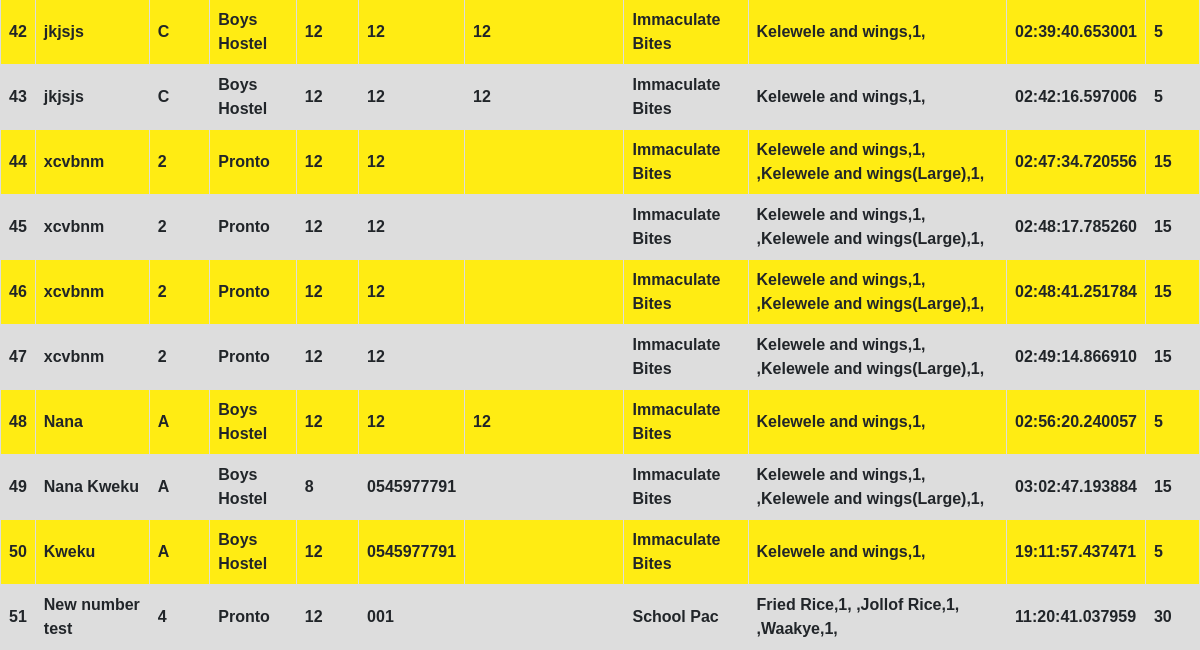
Before: /chart (lower part) with the older database file.
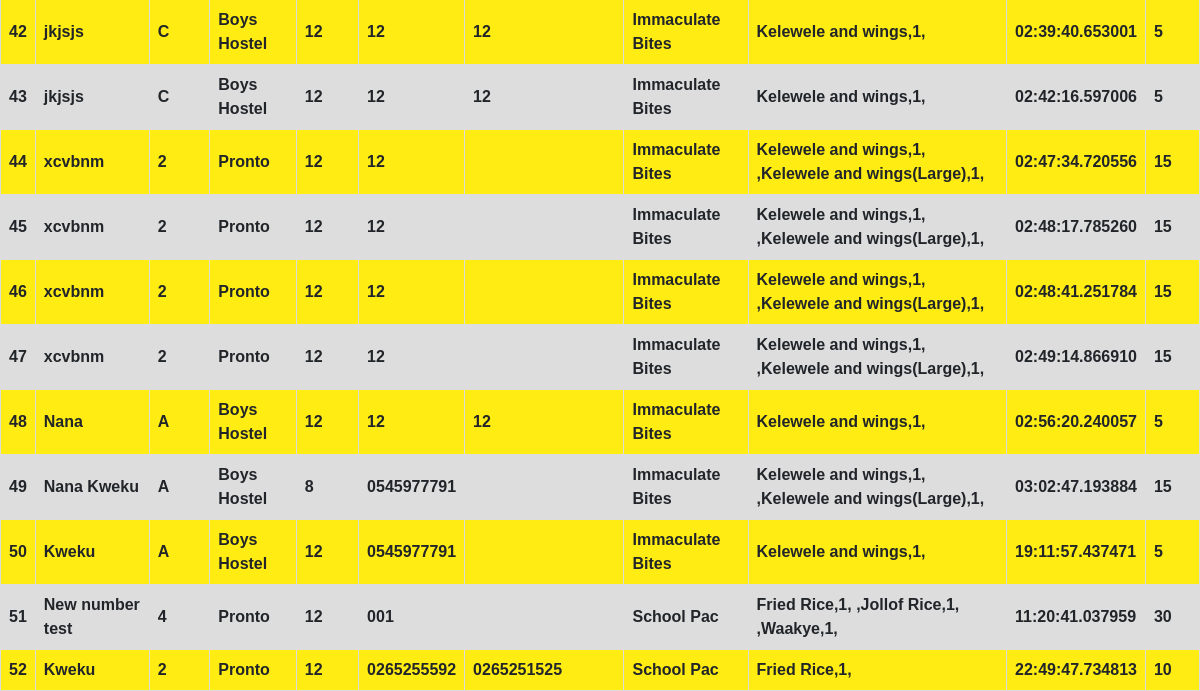
After: the same page with the newer database file.
### app.py (models this page shows, shortened)
class Order(db.Model):
    id = db.Column(db.Integer, primary_key=True)
    name = db.Column(db.String(200))
    room = db.Column(db.Integer)
    pNumber = db.Column(db.String(10))
    aNumber = db.Column(db.String(10))
    hostel = db.Column(db.String(100))
    food = db.Column(db.String(1000))
    quantity = db.Column(db.Integer)
    status = db.Column(db.Integer)
    block = db.Column(db.String(100))
    total = db.Column(db.String(10))
    date_created = db.Column(db.DateTime, default=datetime.utcnow)
    vendor = db.Column(db.String(50))

### app.py (the view)
@app.route('/chart', methods=['POST','GET'])
def masterchart():
    all_orders = Order.query.order_by(Order.date_created).all()
    return render_template('chart.html', all_orders=all_orders)

### templates/chart.html (shortened to what this page needs)
{% extends 'base.html' %}
{% block head %}
<link rel="stylesheet" href="{{ url_for('static', filename='css/table.css')}}">
{% endblock %}
{% block body %}
<table>
    {% for order in all_orders %}
    <tr>
        <th>{{ order.id }}</th>
        <th>{{ order.name }}</th>
        <th>{{ order.block }}</th>
        <th>{{ order.hostel }}</th>
        <th>{{order.room}}</th>
        <th>{{order.pNumber}}</th>
        <th>{{order.aNumber}}</th>
        <th>{{order.vendor}}</th>
        <th>{{order.food}}</th>
        <th>{{order.date_created.time()}}</th>
        <th>{{order.total}}</th>
    </tr>
    {% endfor %}
    </table>
{% endblock %}

### templates/base.html (shortened to what this page needs)
<!DOCTYPE html>
    <head>
        <link rel="stylesheet" href="https://stackpath.bootstrapcdn.com/bootstrap/4.3.1/css/bootstrap.min.css">
        <link rel="stylesheet" href="{{ url_for('static',filename='css/style.css')}}">
        {% block head %}{% endblock %}
    </head>
    <body>
{% block body %}{% endblock %}
    </body>
</html>

### static/css/style.css (style rules this page uses)
* { box-sizing: border-box; }
body { background-color: #ffec13; margin:0; padding: 0; }

### static/css/table.css (style rules this page uses)
table { font-family: arial, sans-serif; border-collapse: collapse; width: 100%; }
tr:nth-child(even) { background-color: #dddddd; }

Changed rows visible on the page:
added Order: id "52", name "Kweku", block "2", hostel "Pronto", room "12", pNumber "0265255592", aNumber "0265251525", vendor "School Pac", food "Fried Rice,1,", date_created.time "22:49:47.734813", total "10"
